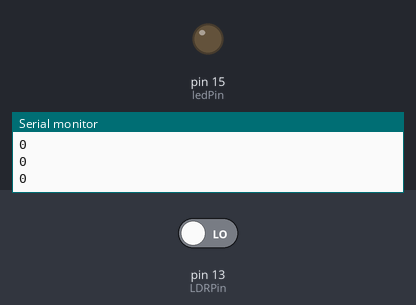
A sketch run on a simulated Arduino Uno, built with avr-gcc and run on an emulated ATmega328P. Parts: output pins drawn as LEDs (lit = HIGH), the last lines printed to the serial monitor. The inputs (shaded band) are chosen by the test bench; at power-on: pin 13 (LDRPin) LOW.

Above: at 1.2 s.
1.3 s: pin 13 (LDRPin) driven HIGH
At 1.6 s:
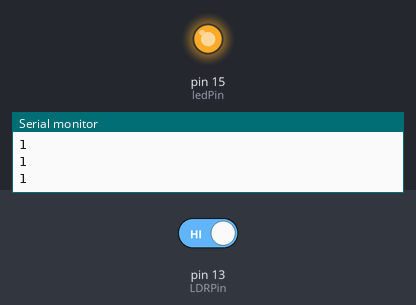
2.8 s: pin 13 (LDRPin) driven LOW
At 4.0 s:
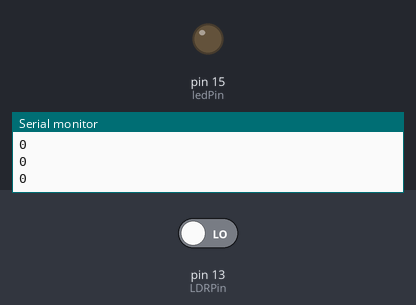
Timing chart, 0 to 5.8 s (numbered marks = the images above; inputs shaded):
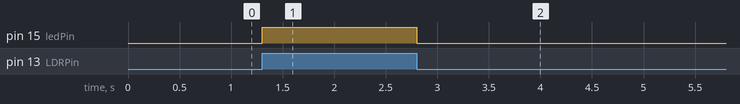

The sketch:

sketch_Led_LDR.ino
```cpp
//TERANG 0 JIKA GELAP 1

int LDRPin = 13;     // Pin analog untuk membaca data dari LDR
int ledPin = 15;      // Pin digital untuk mengontrol LED
int LDRValue = 0;    // Variabel untuk menyimpan nilai pembacaan dari LDR
int threshold = 500; // Ambang batas untuk menyalakan/mematikan lampu

void setup() {
  pinMode(LDRPin, INPUT);
  pinMode(ledPin, OUTPUT);  // Menyetel pin LED sebagai output
  Serial.begin(9600);       // Memulai komunikasi serial dengan baud rate 9600
}

void loop() {
  LDRValue = digitalRead(LDRPin);  // Membaca nilai dari LDR
  Serial.println(LDRValue);       // Mencetak nilai LDR ke monitor serial

  if (LDRValue ==1 ) {     // Jika nilai LDR kurang dari ambang batas
    digitalWrite(ledPin, HIGH);   // Menyalakan LED (lampu)
  } else {
    digitalWrite(ledPin, LOW);    // Mematikan LED (lampu)
  }

  delay(100); // Jeda 100ms sebelum membaca kembali
}
```

Measured:
- after the input at 1.3 s, pin 15 (ledPin): LOW → HIGH at once
- after the input at 2.8 s, pin 15 (ledPin): HIGH → LOW at once
